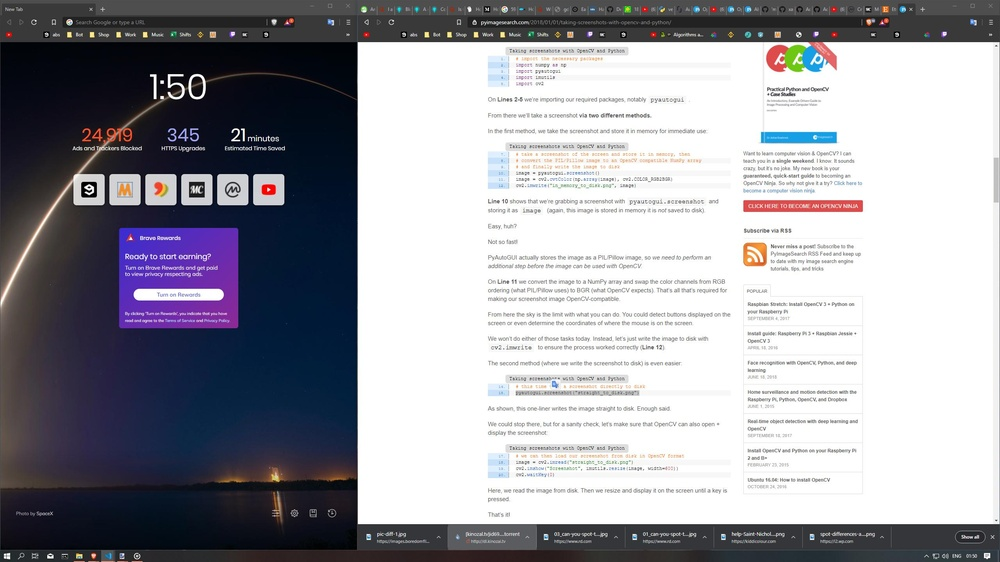
#> input picture images/1_6.jpg, 1000 x 562 px, shrunk from 2560 x 1440 before the run, found by its file name
$ python image_diff_original.py   (older library calls are emulated)
#> lines starting #> are read from the running program, lines starting #| are printed output that depends on the picture; after the words box and inside, x2 and y2 are one past the last pixel; in counts of white or black regions, pixels touching at a corner belong together; long printed decimals are rounded
# from skimage.measure import compare_ssim
from skimage.metrics import structural_similarity
import argparse
import imutils
import cv2
import pyautogui


"""
# construc the argument parse and parse the arguments
# its used to load the images from the command line interface by using
# this command  # python image_diff.py --first 1.jpg --second 2.jpg
                # python image_diff.py --first 1_1.jpg --second 2_1.jpg

# copy paste these 4 lines of code below and you will be able to use the below commands in the terminal
ap = argparse.ArgumentParser()
ap.add_argument("-f", "--first", required=True, help="first input image")
ap.add_argument("-s", "--second", required=True, help="second input image")
args = vars(ap.parse_args())

#load two input images
imageA = cv2.imread(args["first"])
imageB = cv2.imread(args["second"])

"""
# make a screenshot of the primary display(1)
# pyautogui.screenshot("2_6.jpg")


# load two input images
img1_path = "C:\\image_recog\\images\\1_6.jpg"
img2_path = "C:\\image_recog\\images\\2_6.jpg"

imageA = cv2.imread(img1_path)
#> imageA is the input picture: shape (562, 1000, 3); mean B, G, R 162.9, 156, 156
imageB = cv2.imread(img2_path)
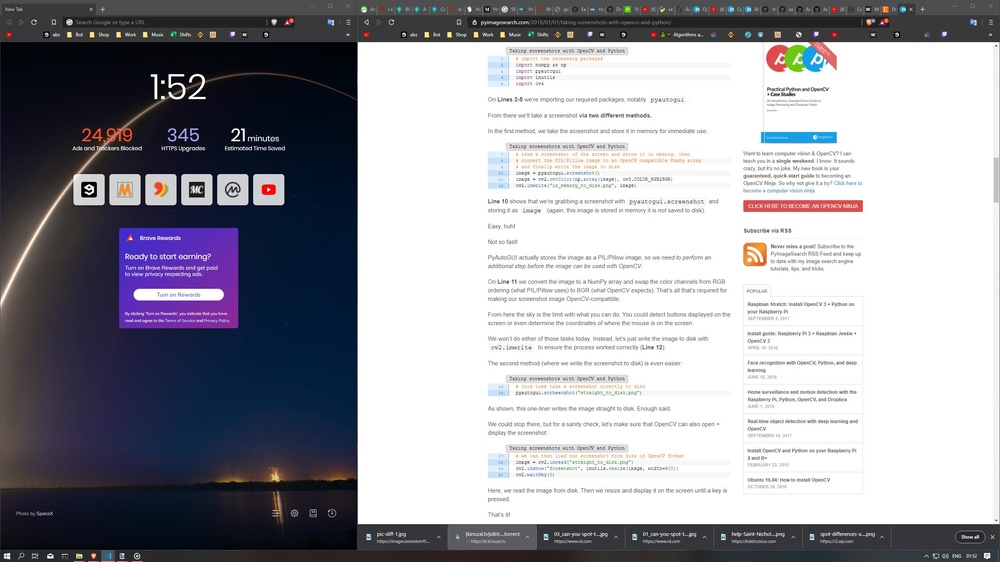
#> input picture images/2_6.jpg, 1000 x 562 px, shrunk from 2560 x 1440 before the run, found by its file name
#> imageB is the input picture: shape (562, 1000, 3); mean B, G, R 163, 156, 156


# [9 lines of commented-out code are left out]
grayA = cv2.cvtColor(imageA, cv2.COLOR_BGR2GRAY)
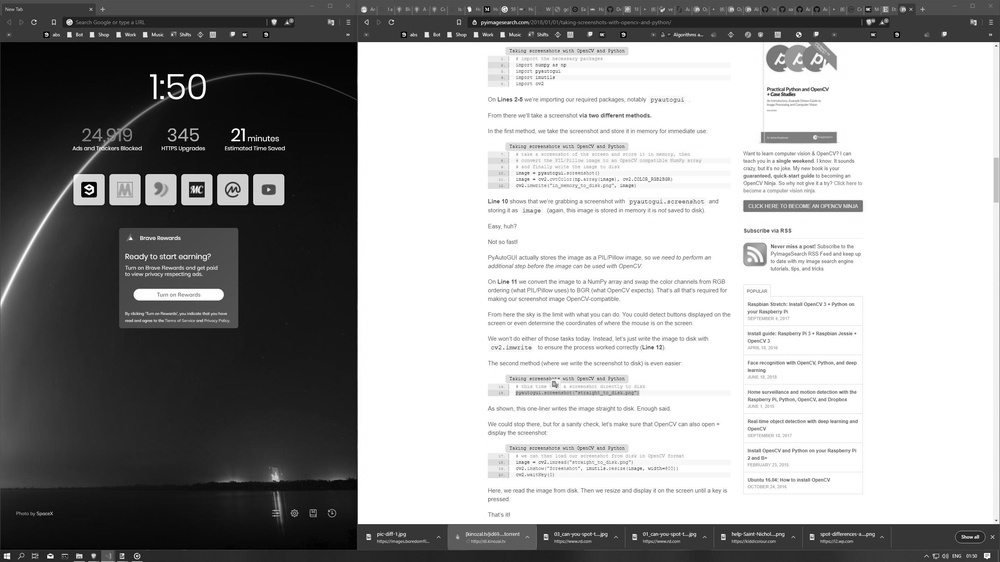
#> grayA: shape (562, 1000); min 0, max 255, mean 156.8
grayB = cv2.cvtColor(imageB, cv2.COLOR_BGR2GRAY)


#COMPUTE THE STRUCTURAL SIMILARITY INDEX (SSIM) between the two
# images, ensuring that the difference in the images is returned
(score, diff) = structural_similarity(grayA, grayB, full=True)
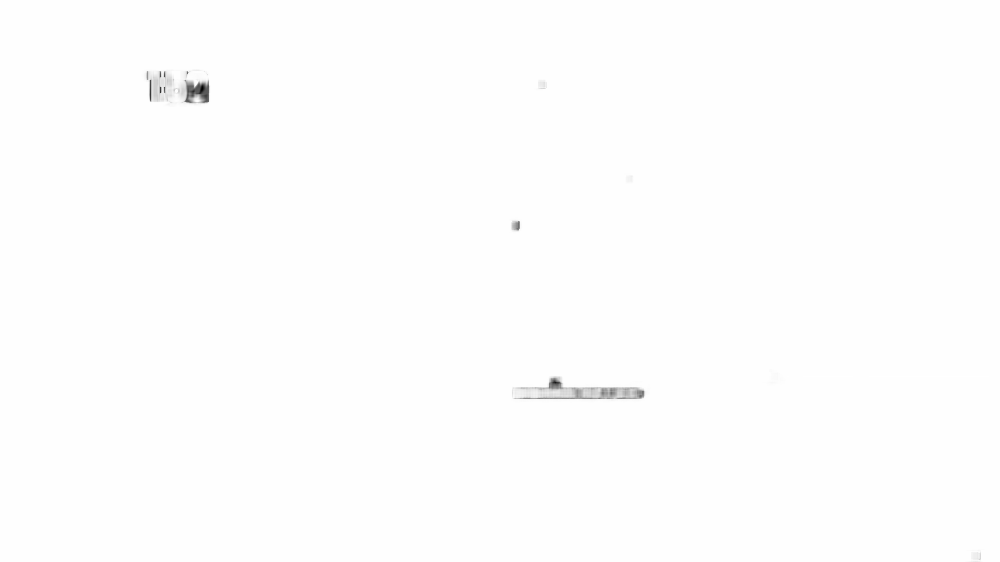
#> diff: shape (562, 1000) float64; min -0.542, max 1, mean 0.998; drawn with min black and max white
#> score = 0.998
diff = (diff* 255).astype("uint8")
print("SSIM: {}".format(score))
#| SSIM: 0.9975

# threshold the difference image, followed by finding contours to
# obtain the regions of the two input images that differ
thresh = cv2.threshold(diff, 0 , 255, cv2.THRESH_BINARY_INV | cv2.THRESH_OTSU)[1]
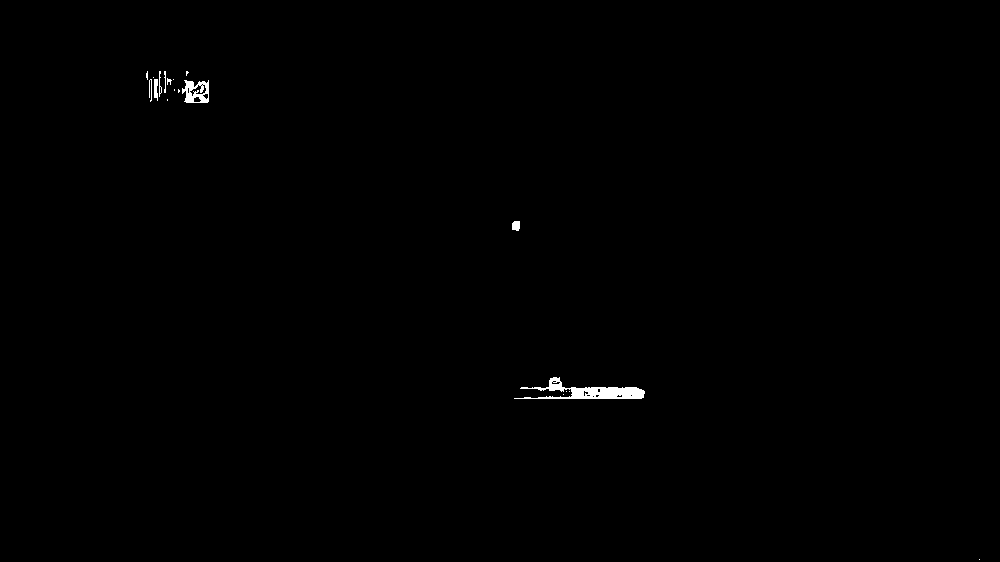
#> thresh: shape (562, 1000); 0.33% white; 19 white regions (11 under 20 px)
cnts = cv2.findContours(thresh.copy(), cv2.RETR_EXTERNAL, cv2.CHAIN_APPROX_SIMPLE)
#> cnts = 19 contours, 15 with area under 20; largest, box (x1, y1, x2, y2) and area: (514, 377, 645, 399) 986, (182, 80, 209, 103) 454, (512, 221, 520, 231) 56, (154, 79, 158, 101) 48
cnts = cnts[0]
# LOOP OVER THE CONTOURS
for c in cnts:
    # compute the bounding box of the contour and then draw the
    # bounding box on both input images to represent where the two
    # images differ
    (x, y, w, h) = cv2.boundingRect(c)
    cv2.rectangle(imageA, (x, y), (x + w, y + h), (0, 0, 255), 2)
    cv2.rectangle(imageB, (x, y), (x + w, y + h), (0, 0, 255), 2)
#> this loop made 19 passes
#> (x, y, w, h) on passes 1, 2, 3, 4, 5, 6, 10, 11, 12, 13, 14, 15: (979, 559, 1, 1), (563, 394, 1, 1), (569, 391, 1, 1), (566, 391, 1, 1), (514, 377, 131, 22), (512, 221, 8, 10), (182, 80, 27, 23), (173, 79, 1, 1), (154, 79, 4, 22), (149, 79, 3, 23), (167, 78, 5, 7), (153, 77, 1, 1)
#> (c, x, y, w, h) on passes 7 to 9: ([[167, 99], [167, 100]], 167, 99, 1, 2), ([[178, 89], [178, 92], [179, 91], [179, 90]], 178, 89, 2, 4), ([[174, 89], [174, 90]], 174, 89, 1, 2)
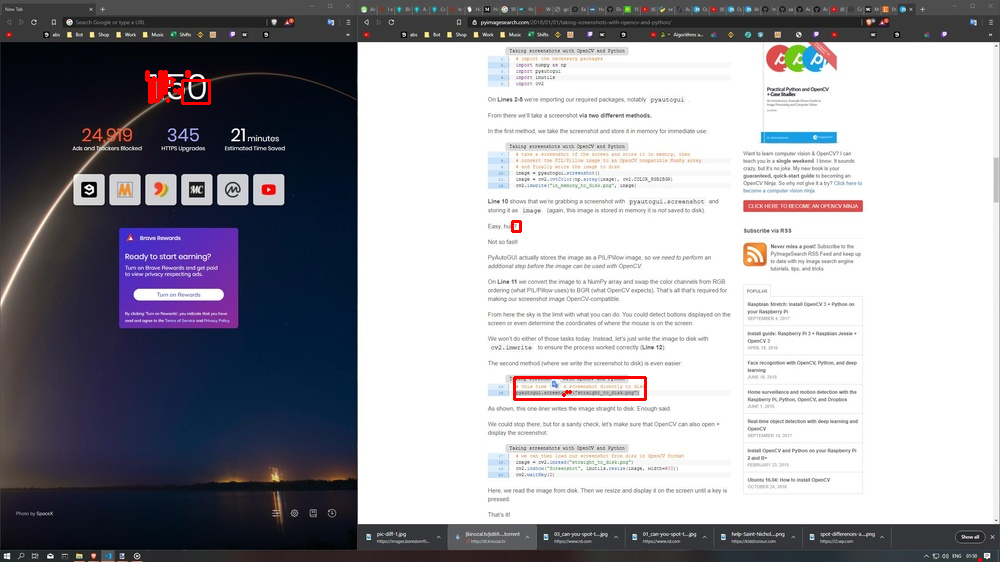
#> imageA: shape (562, 1000, 3); 0.37% of pixels changed, all inside (x1, y1, x2, y2) = (145, 70, 982, 562)
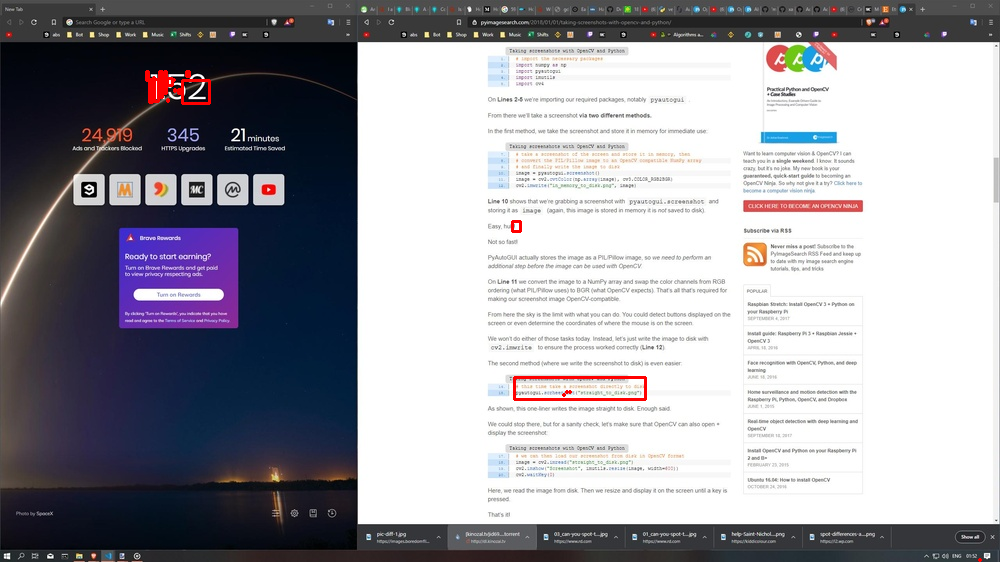
#> imageB: shape (562, 1000, 3); 0.37% of pixels changed, all inside (x1, y1, x2, y2) = (145, 70, 982, 562)


# show the output images
cv2.imshow("Original", imageA)
cv2.imshow("Modified", imageB)
cv2.imshow("Diff", diff)
cv2.imshow("Thresh", thresh)
cv2.waitKey(0)

# different show


# python image_diff.py --first 1.jpg --second 2.jpg
# python image_diff.py --first 1_1.jpg --second 2_1.jpg
